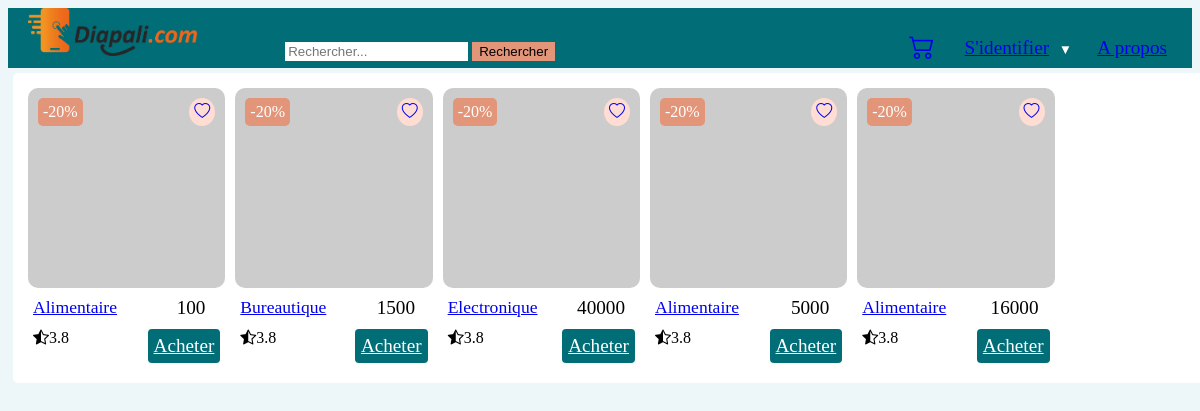
Before: / with the older database file.
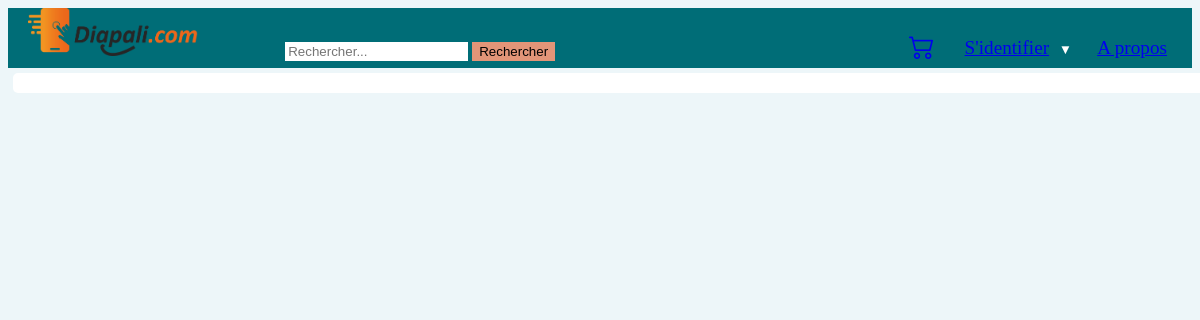
After: the same page with the newer database file.
### tables this page shows
CREATE TABLE `Product`(
    `id` INT PRIMARY KEY AUTO_INCREMENT,
    `nom` VARCHAR(255),
    `price` FLOAT,
    `Category_id` INT,
    `img` VARCHAR(100),
    `descr` TEXT,
    `stock_actuel` INT(11),
    `stock_min` INT(11),
    `date_expiration` DATE NULL,
    `is_promo` INT(11) NULL,
    `promo` INT(11) NULL,
    `updated_at` DATETIME,
    `created_at` DATETIME,
    `User_id` INT(11),
    CONSTRAINT FOREIGN KEY (`Category_id`) REFERENCES `Category`(`id`),
    CONSTRAINT FOREIGN KEY (`User_id`) REFERENCES `User`(`id`)
);

CREATE TABLE `Category`(
    `id` INT PRIMARY KEY AUTO_INCREMENT,
    `category` VARCHAR(255),
    `desc` TEXT
);

### src/Autoload/Autoloader.php (called while the page is built, shortened)
<?php
class Autoloader
{
    static function AutoloadHome($class)
    {
        if (strpos($class, __NAMESPACE__ . '\\') === 0) {
            $class = str_replace(__NAMESPACE__ . '\\', '', $class);
            $class = str_replace('\\', '/', $class);
        }
    }
}

### src/Bdd/Bdd.php (called while the page is built, shortened)
<?php
class Bdd
{
    public function connect()
    {
        try {
            $connect = new \PDO(
                'mysql:host=localhost;dbname=ecommerce;charset=utf8',
                'root',
                'root'
            );
        } catch (\PDOException $exception) {
            echo $exception->getMessage();
            exit('Erreur de connexion à la base de données');
        }
        return $connect;
    }
}

### src/Entity/Product.php (called while the page is built, shortened)
<?php
class Product
{
    public static function getProduct()
    {
        $connect = new Bdd();
        $bddcontent = 'SELECT * FROM Product LEFT JOIN Category ON Category.id = Product.Category_id';
        $bddstatement = $connect->connect()->prepare($bddcontent);
        $bddstatement->execute();
        $products = $bddstatement->fetchAll();
        return $products;
    }
}

### index.php (the view, shortened to what this page needs)
<?php
require('./src/Autoload/Autoloader.php');
?>
<section class="section-primaire shadow-1">
    <div class="products">
        <?php $products = Product::getProduct();
        foreach ($products as $key => $product) : ?>
            <div class="product shadow-1">
                <span class="promo">-20%</span>
                <span class="like"><a href="#"><i class="bi bi-heart"></i></a></span>
                <a href="#"><img src="https://picsum.photos/200/300" alt="produit"></a>
                <div class="detaille">
                    <div class="title-price">
                        <h3><a href="#"><?= $product['nom'] ?></a></h3>
                        <span><?= $product['price'] ?></span>
                    </div>
                    <div class="review-buy">
                        <span><i class="bi bi-star-half"></i>3.8</span>
                        <a href="#" class="btn btn-primary">Acheter</a>
                    </div>
                </div>
            </div>
        <?php endforeach ?>
    </div>
</section>
<?php $content = ob_get_clean();
require('./template/template.php');
?>

Changed rows visible on the page:
removed product: category.nom "Alimentaire", price "100"
removed product: category.nom "Bureautique", price "1500"
removed product: category.nom "Electronique", price "40000"
removed product: category.nom "Alimentaire", price "5000"
removed product: category.nom "Alimentaire", price "16000"
